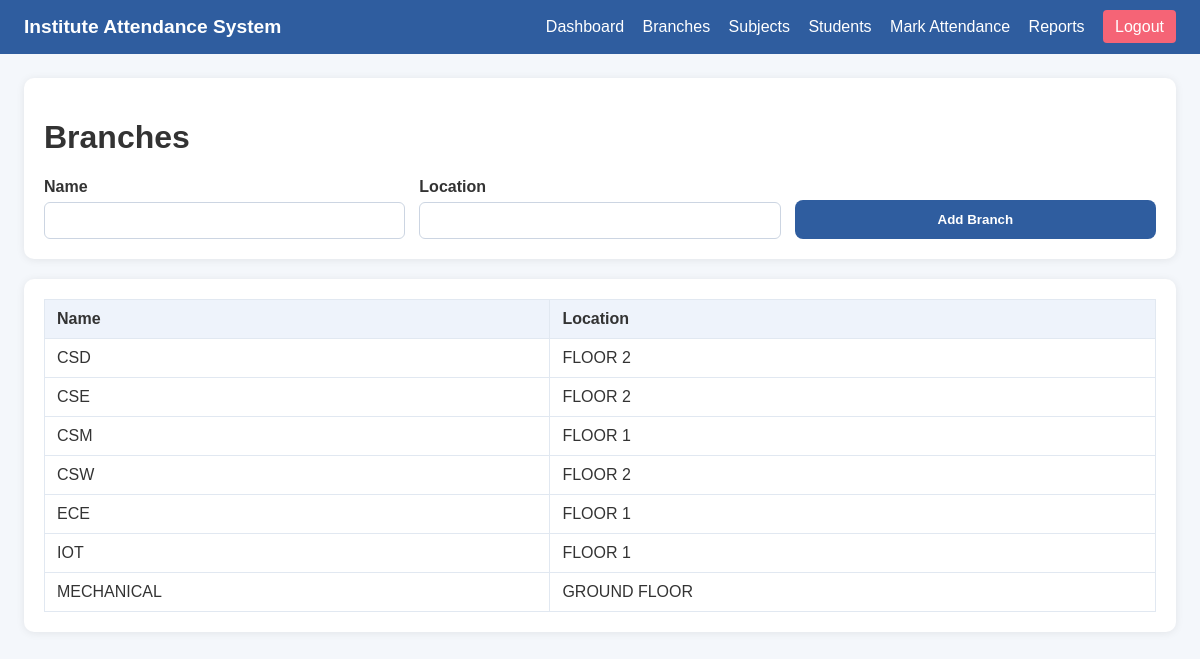
/branches (signed in), run on the app's committed database.
### tables this page shows
CREATE TABLE branches (
        id INTEGER PRIMARY KEY,
        name TEXT UNIQUE NOT NULL,
        location TEXT
    );

### app.py (the view, shortened to what this page needs)
@app.route("/branches", methods=["GET", "POST"])
@login_required
def branches():
    db = get_db()
    placeholder = get_placeholder()
    branches = db.execute(f"SELECT * FROM branches ORDER BY name").fetchall()
    db.close()
    return render_template("branches.html", branches=branches)

### app.py (called while the page is built)
def get_db():
    if app.config["DATABASE"].startswith("postgresql"):
        import psycopg2
        from psycopg2.extras import RealDictCursor
        conn = psycopg2.connect(app.config["DATABASE"])
        conn.cursor_factory = RealDictCursor
        return conn
    else:
        conn = sqlite3.connect(app.config["DATABASE"])
        conn.row_factory = sqlite3.Row
        return conn

def get_placeholder():
    return "%s" if app.config["DATABASE"].startswith("postgresql") else "?"

def login_required(view):
    @wraps(view)
    def wrapped_view(**kwargs):
        if not session.get("user_id"):
            return redirect(url_for("login"))
        return view(**kwargs)
    return wrapped_view

### templates/branches.html
{% extends "layout.html" %}
{% block content %}
<div class="card">
    <h1>Branches</h1>
    <form method="post" class="form-row">
        <div>
            <label>Name</label>
            <input type="text" name="name" required />
        </div>
        <div>
            <label>Location</label>
            <input type="text" name="location" />
        </div>
        <button type="submit">Add Branch</button>
    </form>
</div>
<div class="card">
    <table>
        <thead>
            <tr>
                <th>Name</th>
                <th>Location</th>
            </tr>
        </thead>
        <tbody>
            {% for branch in branches %}
            <tr>
                <td>{{ branch.name }}</td>
                <td>{{ branch.location or '-' }}</td>
            </tr>
            {% endfor %}
        </tbody>
    </table>
</div>
{% endblock %}

### templates/layout.html (shortened to what this page needs)
<!DOCTYPE html>
<html lang="en">
<head>
    <link rel="stylesheet" href="/static/style.css" />
</head>
<body>
    <header>
        <div class="brand">Institute Attendance System</div>
        {% if session.username %}
        <nav>
            <a href="{{ url_for('dashboard') }}">Dashboard</a>
            <a href="{{ url_for('branches') }}">Branches</a>
            <a href="{{ url_for('subjects') }}">Subjects</a>
            <a href="{{ url_for('students') }}">Students</a>
            <a href="{{ url_for('mark_attendance') }}">Mark Attendance</a>
            <a href="{{ url_for('attendance_report') }}">Reports</a>
            <a class="logout" href="{{ url_for('logout') }}">Logout</a>
        </nav>
        {% endif %}
    </header>
    <main>
        {% block content %}{% endblock %}
    </main>
</body>
</html>

### static/style.css (style rules this page uses)
body { margin: 0; font-family: Arial, sans-serif; background: #f4f7fb; color: #333; }
header { background: #2f5d9f; color: #fff; padding: 16px 24px; display: flex; align-items: center; justify-content: space-between; }
header .brand { font-size: 1.2rem; font-weight: 700; }
nav a { color: white; text-decoration: none; margin-left: 14px; font-weight: 500; }
nav a.logout { background: #f56476; padding: 8px 12px; border-radius: 4px; }
main { padding: 24px; max-width: 1200px; margin: 0 auto; }
.card { background: white; border-radius: 10px; box-shadow: 0 1px 8px rgba(0, 0, 0, 0.08); padding: 20px; margin-bottom: 20px; }
form { display: grid; gap: 14px; }
.form-row { display: grid; grid-template-columns: repeat(auto-fit, minmax(220px, 1fr)); gap: 14px; align-items: end; }
label { display: block; font-weight: 600; margin-bottom: 6px; }
input[type="text"], input[type="password"], input[type="email"], input[type="date"], select { width: 100%; padding: 10px; border: 1px solid #ccd5e2; border-radius: 6px; box-sizing: border-box; }
button { border: none; background: #2f5d9f; color: white; padding: 12px 18px; border-radius: 8px; cursor: pointer; font-weight: 700; }
table { width: 100%; border-collapse: collapse; }
thead { background: #eef3fb; }
th, td { padding: 10px 12px; border: 1px solid #e1e8f1; text-align: left; }

### data on the page
branches: name "CSD", location "FLOOR 2"
branches: name "CSE", location "FLOOR 2"
branches: name "CSM", location "FLOOR 1"
branches: name "CSW", location "FLOOR 2"
branches: name "ECE", location "FLOOR 1"
branches: name "IOT", location "FLOOR 1"
branches: name "MECHANICAL", location "GROUND FLOOR"
